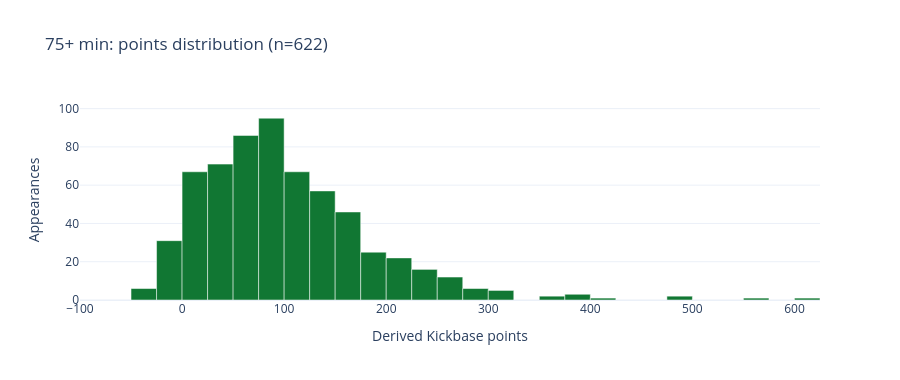

Source (notebook cell):
### Markdown cell above
### 75+ min

### Code cell
distribution_figure('75+ min').show()

### Figure 1 — Plotly figure (JSON) as saved in the notebook; plotly's stock layout.template omitted (floating-point values rounded to 4 significant figures)
{"data": [{"customdata": [[-100.0, -75.0], [-75.0, -50.0], [-50.0, -25.0], [-25.0, 0.0], [0.0, 25.0], [25.0, 50.0], [50.0, 75.0], [75.0, 100.0], [100.0, 125.0], [125.0, 150.0], [150.0, 175.0], [175.0, 200.0], [200.0, 225.0], [225.0, 250.0], [250.0, 275.0], [275.0, 300.0], [300.0, 325.0], [325.0, 350.0], [350.0, 375.0], [375.0, 400.0], [400.0, 425.0], [425.0, 450.0], [450.0, 475.0], [475.0, 500.0], [500.0, 525.0], [525.0, 550.0], [550.0, 575.0], [575.0, 600.0], [600.0, 625.0]], "hovertemplate": "Points: [%{customdata[0]}, %{customdata[1]})<br>Appearances: %{y}<extra></extra>", "marker": {"color": "rgb(17, 119, 51)"}, "type": "bar", "width": 25, "x": [-87.5, -62.5, -37.5, -12.5, 12.5, 37.5, 62.5, 87.5, 112.5, 137.5, 162.5, 187.5, 212.5, 237.5, 262.5, 287.5, 312.5, 337.5, 362.5, 387.5, 412.5, 437.5, 462.5, 487.5, 512.5, 537.5, 562.5, 587.5, 612.5], "y": [0, 0, 6, 31, 67, 71, 86, 95, 67, 57, 46, 25, 22, 16, 12, 6, 5, 0, 2, 3, 1, 0, 0, 2, 0, 0, 1, 0, 1]}], "layout": {"bargap": 0, "height": 380, "title": {"text": "75+ min: points distribution (n=622)"}, "xaxis": {"range": [-100, 625], "title": {"text": "Derived Kickbase points"}}, "yaxis": {"range": [0, 104.5], "title": {"text": "Appearances"}}}}
